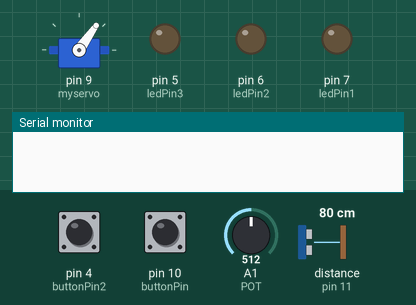
Simulated run of this sketch. Board: Arduino Uno, built with avr-gcc and run on an emulated ATmega328P. Shown: servo, output pins drawn as LEDs (lit = HIGH), the last lines printed to the serial monitor. The test bench sets the inputs (shaded band); at power-on: pin 4 (buttonPin2) HIGH, pin 10 (buttonPin) LOW, A1 (POT) = 512, distance to the obstacle (sensor on pin 11) 80 cm. The echo pulse lasts 58.3 µs per cm; pins used as bus, display or sensor lines are not drawn.

Above: at 1.2 s.
1.3 s: pin 4 (buttonPin2) pulled LOW for 3.2 s
At 5.1 s:
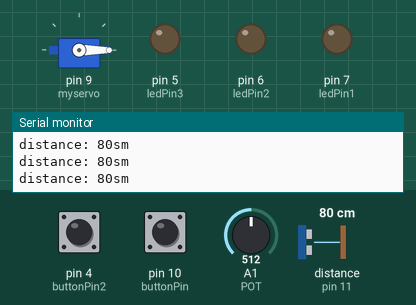
6.0 s: pin 10 (buttonPin) pulled HIGH for 1 s
At 8.2 s:
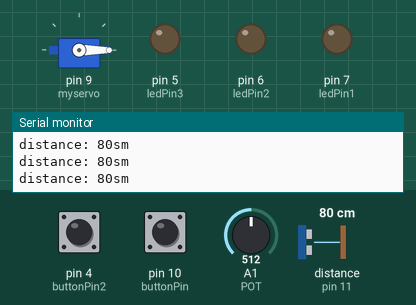
8.5 s: pin 10 (buttonPin) pulled HIGH for 3.2 s
At 10.2 s:
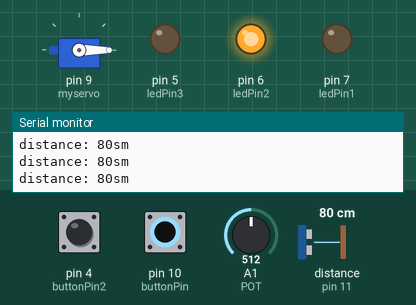
Timing chart, 0 to 13.2 s (numbered marks = the images above; inputs shaded):
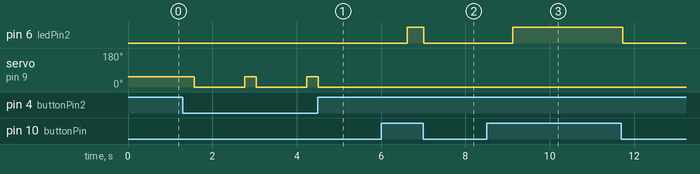

Measured:
- after the input at 1.3 s, servo on pin 9 (myservo): alternates 55° for 0.27 s and 0° for 1.2 s, starting after 0.27 s
- after the input at 6.0 s, pin 6 (ledPin2): LOW → HIGH after 0.62 s, → LOW 0.39 s later
- after the input at 8.5 s, pin 6 (ledPin2): LOW → HIGH after 0.62 s, → LOW 2.6 s later

The sketch:

robot_zahvat.ino
```cpp
#include <Servo.h>           //подключение к библиотеке Servo
Servo myservo;               //название
int pos=0, n=1;
int ledPin1=7;               //подключение Светодиода1 на порт 7
int ledPin2=6;               //подключение Светодиода2 на порт 6
int ledPin3=5;               //подключение Светодиода3 на порт 5
int buttonPin=10;            //подключение Кнопки1 на порт 10
int buttonPin2=4;            //подключение Кнопки2 на порт 4
const int POT=1;
int valpot = 0;
int angleServo = 0;          //начальный угол отклонения сервопривода
long duration, sm;
#define PIN_TRIG 12
#define PIN_ECHO 11
boolean buttonState=HIGH;    //начальное положение Кнопки1
boolean buttonState2=HIGH;   //начальное положение Кнопки2

void setup() {               //начало цикла
Serial.begin (9600);         //открываем последовательное соединение
myservo.attach(9);
pinMode(PIN_TRIG, OUTPUT);   //устанавливается режим порта-выход
pinMode(PIN_ECHO, INPUT);    //устанавливается режим порта-вход
pinMode(ledPin1, OUTPUT);    //устанавливается режим порта-выход
pinMode(ledPin2, OUTPUT);    //устанавливается режим порта-выход
pinMode(ledPin3, OUTPUT);    //устанавливается режим порта-выход
pinMode(buttonPin, INPUT);   //устанавливается режим порта-вход
pinMode(buttonPin2, INPUT);  //устанавливается режим порта-вход
}                                          //конец цикла

int echo() { digitalWrite(PIN_TRIG, LOW);   //функция
delayMicroseconds(2);     //количество микросекунд на которое останавливается программа
digitalWrite(PIN_TRIG, HIGH);     //включаем дальномер
delayMicroseconds(10);   //количество микросекунд на которое останавливается программа
digitalWrite(PIN_TRIG, LOW);     //выключаем дальномер
duration = pulseIn(PIN_ECHO, HIGH);  //длительность высокого сигнала на пине Echo
sm = duration /58;            //расстояние в см
Serial.print("distance: ");   //вывод значения в Serial Monitor
Serial.print(sm);              //вывод значений в см
Serial.println("sm");
delay(50);    //остановка программы на заданное время
}     //конец цикла

int mode1(){   //режим работы №1
valpot = analogRead(POT);   //считаем направление с потенциометра
angleServo=map(valpot,0,1023,0,110);   //значение угла сервопривода
myservo.write(angleServo);   //установление сервопривода в заданное положение
delay(15);
}    //конец цикла

int mode2(){     //режим работы №2
echo();
buttonState=digitalRead(buttonPin);
if (buttonState==HIGH) {      //если Кнопка1 в рабочем состоянии
if (sm < 10) {
pos+=8;   //запись арифметических действий над переменной
myservo.write(pos);
digitalWrite(ledPin3, HIGH);   //включает Светодиод3
} else if (sm < 20) {
pos+=4;   //запись арифметических действий над переменной
myservo.write(pos);
digitalWrite(ledPin3, HIGH);  //включает Светодиод3
} else if (sm < 40) {
pos+=2;   //запись арифметических действий над переменной
myservo.write(pos);
digitalWrite(ledPin3, HIGH);    //включает Светодиод3
} else {
pos-=10;  //запись арифметических действий над переменной
myservo.write(pos);
digitalWrite(ledPin3, HIGH);   //включает Светодиод3
}
if (pos>=110)  {
pos=110;
digitalWrite(ledPin1, HIGH);   //включает Светодиод1
digitalWrite(ledPin3, LOW);   //выключает Светодиод3
}
if (pos<=0) {
pos=0;
digitalWrite(ledPin2, HIGH);  //включает Светодиод2
digitalWrite(ledPin3, LOW);  //выключает Светодиод3
}
if (pos<110 & pos>0) {
digitalWrite(ledPin1, LOW);   //выключает Светодиод1
digitalWrite(ledPin2, LOW);   //выключает Светодиод2
delay(10);
}    //конец цикла
} else { pos=0;
myservo.write(pos);
digitalWrite(ledPin1, LOW);   //выключает Светодиод1
digitalWrite(ledPin2, LOW);   //выключает Светодиод2
digitalWrite(ledPin3, LOW);  //включает Светодиод3
delay(1000);
}}   //конец цикла

void loop() {                               //начало цикла
buttonState2=digitalRead(buttonPin2);
if (buttonState2==LOW) {    //если Кнопка2 выключена
n=n+1;
delay(200);
if (n>2) {
n=1;
}}                                     //конец цикла
switch(n) {                //начало цикла
case 1: mode1(); digitalWrite(ledPin1, LOW);           //выключает Светодиод1
digitalWrite(ledPin2, LOW); digitalWrite(ledPin3, LOW); break; //выключает Светодиод3
case 2: mode2(); break;
} }          //конец цикла
```
